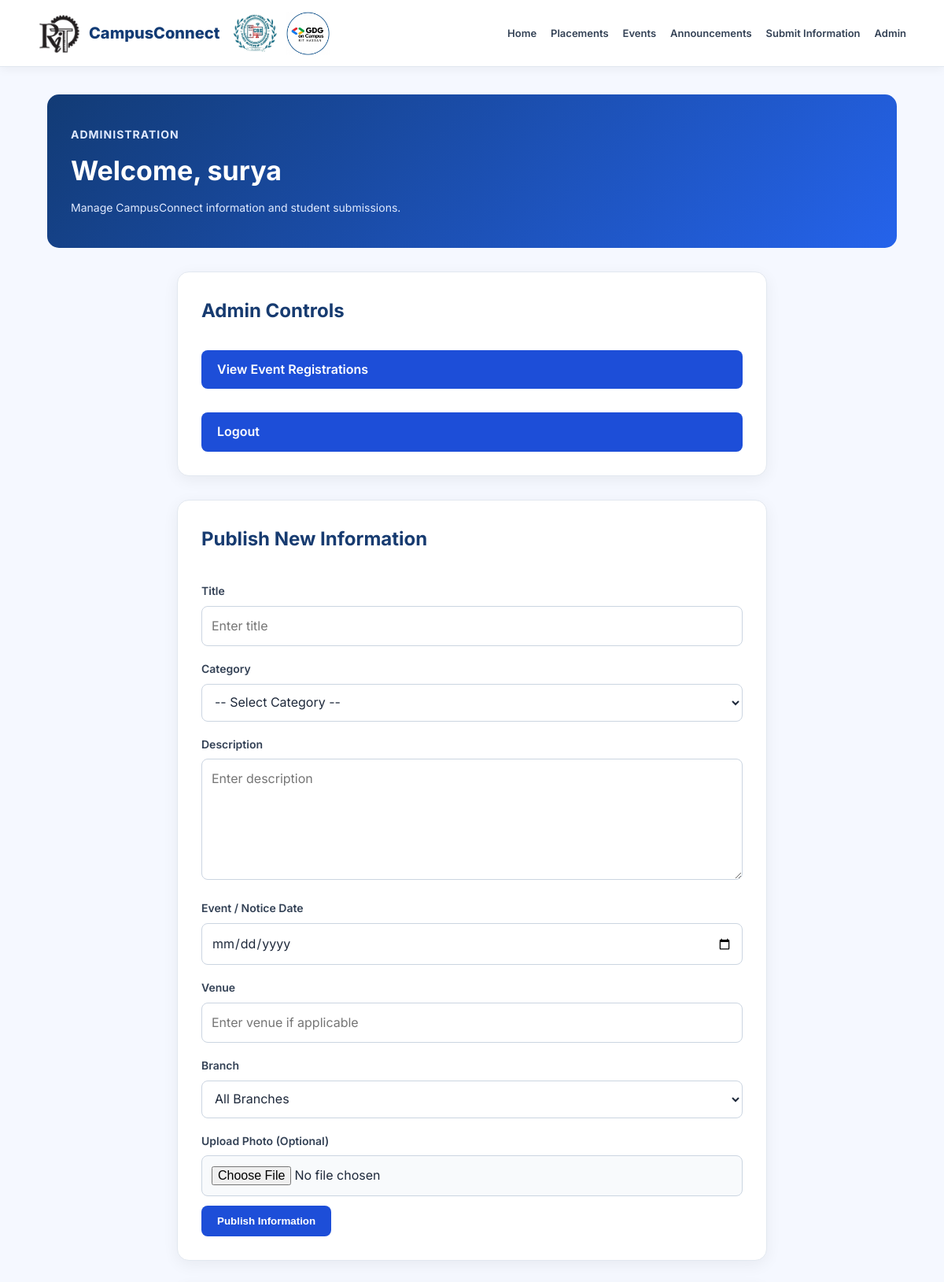
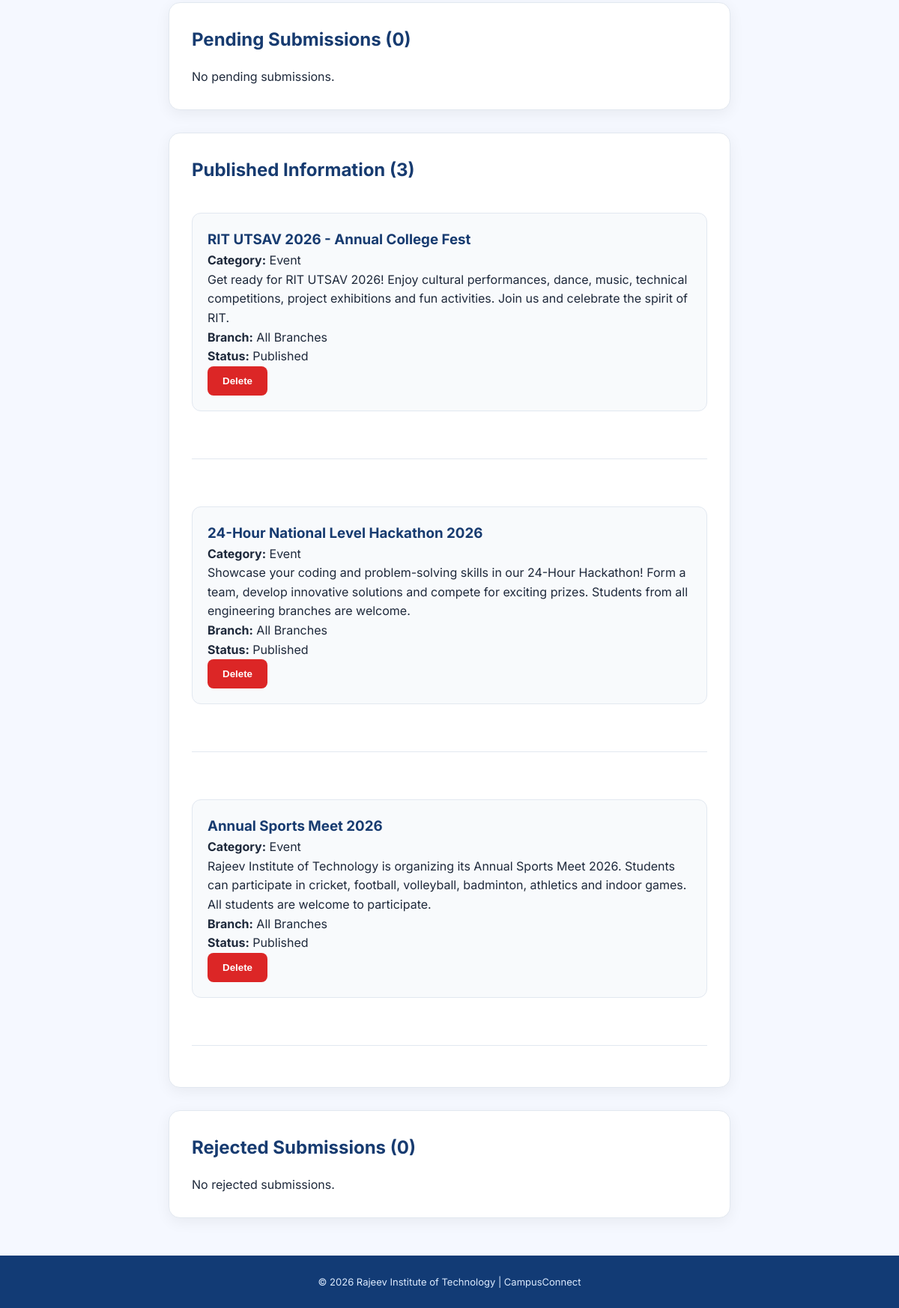
The page /admin (signed in) on the database its author committed (2 pictures, top to bottom).
### tables this page shows
CREATE TABLE posts (
                id INTEGER PRIMARY KEY AUTOINCREMENT,
                title TEXT NOT NULL,
                category TEXT NOT NULL,
                description TEXT NOT NULL,
                event_date TEXT,
                venue TEXT,
                created_by TEXT NOT NULL,
                status TEXT NOT NULL DEFAULT 'pending',
                created_at TIMESTAMP DEFAULT CURRENT_TIMESTAMP
            , branch TEXT DEFAULT 'All Branches', is_demo INTEGER DEFAULT 0, photo_filename TEXT);

### app.py (the view, shortened to what this page needs)
@app.route("/admin", methods=["GET", "POST"])
def admin():
    if not session.get("admin_id"):
        return render_template("admin.html", logged_in=False)
    with get_db() as conn:
        pending = conn.execute("""
            SELECT * FROM posts
            WHERE status='pending'
            ORDER BY id DESC
        """).fetchall()
        approved = conn.execute("""
            SELECT * FROM posts
            WHERE status='approved'
            ORDER BY id DESC
        """).fetchall()
        rejected = conn.execute("""
            SELECT * FROM posts
            WHERE status='rejected'
            ORDER BY id DESC
        """).fetchall()
    return render_template(
        "admin.html",
        logged_in=True,
        pending=pending,
        approved=approved,
        rejected=rejected,
        branches=BRANCHES,
        admin_username=session.get("admin_username")
    )

### app.py (called while the page is built)
def get_db():
    conn = sqlite3.connect(DB_PATH)
    conn.row_factory = sqlite3.Row
    return conn

### templates/admin.html (shortened to what this page needs)
{% extends "base.html" %}
{% block content %}
{% if not logged_in %}
<section class="page-header">
    <p class="eyebrow">CAMPUSCONNECT</p>
    <h1>Admin Login</h1>
    <p>Login to manage college events and announcements.</p>
</section>
<section class="form-card">
    <h2>Administrator Login</h2>
    <form method="POST">
        <input type="hidden" name="action" value="login">
        <label for="username">Username</label>
        <input type="text"
               id="username"
               name="username"
               placeholder="Enter admin username"
               required>
        <label for="password">Password</label>
        <input type="password"
               id="password"
               name="password"
               placeholder="Enter password"
               required>
        <button type="submit" class="btn-primary">
            Login
        </button>
    </form>
    <p style="margin-top:20px;">
        New administrator?
        <a href="{{ url_for('admin_register') }}">
            Register Admin Account
        </a>
    </p>
</section>
{% else %}
<section class="page-header">
    <p class="eyebrow">ADMINISTRATION</p>
    <h1>Welcome, {{ admin_username }}</h1>
    <p>Manage CampusConnect information and student submissions.</p>
</section>
<section class="form-card">
    <h2>Admin Controls</h2>
    <a href="{{ url_for('admin_registrations') }}"
       class="btn-primary">
        View Event Registrations
    </a>
    <a href="{{ url_for('logout') }}"
       class="btn-primary">
        Logout
    </a>
</section>
<section class="form-card">
    <h2>Publish New Information</h2>
    <form method="POST"
          action="{{ url_for('admin_add') }}"
          enctype="multipart/form-data">
        <label for="title">Title</label>
        <input type="text"
               id="title"
               name="title"
               placeholder="Enter title"
               required>
        <label for="category">Category</label>
        <select id="category" name="category" required>
            <option value="">-- Select Category --</option>
        </select>
        <label for="description">Description</label>
        <textarea id="description"
                  name="description"
                  rows="5"
                  placeholder="Enter description"
                  required></textarea>
        <label for="event_date">Event / Notice Date</label>
        <input type="date"
               id="event_date"
               name="event_date">
        <label for="venue">Venue</label>
        <input type="text"
               id="venue"
               name="venue"
               placeholder="Enter venue if applicable">
        <label for="branch">Branch</label>
        <select id="branch" name="branch" required>
            {% for branch in branches %}
            <option value="{{ branch }}">{{ branch }}</option>
            {% endfor %}
        </select>
        <label for="photo">Upload Photo (Optional)</label>
        <input type="file"
               id="photo"
               name="photo"
               accept=".png,.jpg,.jpeg,.gif,.webp">
        <button type="submit" class="btn-primary">
            Publish Information
        </button>
    </form>
</section>
<section class="form-card">
    <h2>Pending Submissions ({{ pending|length }})</h2>
    {% if pending %}
        {% for post in pending %}
        <div class="registration-card">
            <h3>{{ post["title"] }}</h3>
            <p><strong>Category:</strong> {{ post["category"] }}</p>
            <p><strong>Description:</strong>
                {{ post["description"] }}
            </p>
            <p><strong>Date:</strong>
                {{ post["event_date"] or "Not specified" }}
            </p>
            <p><strong>Venue:</strong>
                {{ post["venue"] or "Not specified" }}
            </p>
            <p><strong>Branch:</strong> {{ post["branch"] }}</p>
            <p><strong>Submitted By:</strong>
                {{ post["created_by"] }}
            </p>
            {% if post["photo_filename"] %}
            <img
                src="{{ url_for('static', filename='uploads/' + post['photo_filename']) }}"
                alt="Submission photo"
                style="width:100%;max-width:300px;border-radius:10px;">
            {% endif %}
            <div class="admin-actions">
                <form method="POST"
                      action="{{ url_for('update_post', post_id=post['id'], action='approve') }}">
                    <button type="submit" class="btn-primary">
                        Approve
                    </button>
                </form>
                <form method="POST"
                      action="{{ url_for('update_post', post_id=post['id'], action='reject') }}">
                    <button type="submit" class="btn-danger">
                        Reject
                    </button>
                </form>
            </div>
        </div>
        {% endfor %}
    {% else %}
        <p>No pending submissions.</p>
    {% endif %}
</section>
<section class="form-card">
    <h2>Published Information ({{ approved|length }})</h2>
    {% if approved %}
        {% for post in approved %}
        <div class="registration-card">
            <h3>{{ post["title"] }}</h3>
            <p><strong>Category:</strong> {{ post["category"] }}</p>
            <p>{{ post["description"] }}</p>
            <p><strong>Branch:</strong> {{ post["branch"] }}</p>
            <p><strong>Status:</strong> Published</p>
            <form method="POST"
                  action="{{ url_for('update_post', post_id=post['id'], action='delete') }}"
                  onsubmit="return confirm('Are you sure you want to delete this post?');">
                <button type="submit" class="btn-danger">
                    Delete
                </button>
            </form>
        </div>
        <hr>
        {% endfor %}
    {% else %}
        <p>No published information available.</p>
    {% endif %}
</section>
<section class="form-card">
    <h2>Rejected Submissions ({{ rejected|length }})</h2>
    {% if rejected %}
        {% for post in rejected %}
        <div class="registration-card">
            <h3>{{ post["title"] }}</h3>
            <p><strong>Category:</strong> {{ post["category"] }}</p>
            <p><strong>Submitted By:</strong> {{ post["created_by"] }}</p>
            <p><strong>Status:</strong> Rejected</p>
            <form method="POST"
                  action="{{ url_for('update_post', post_id=post['id'], action='delete') }}"
                  onsubmit="return confirm('Delete this submission permanently?');">
                <button type="submit" class="btn-danger">
                    Delete
                </button>
            </form>
        </div>
        {% endfor %}
    {% else %}
        <p>No rejected submissions.</p>
    {% endif %}
</section>
{% endif %}
{% endblock %}

### static/css/style.css (style rules this page uses)
* { margin: 0; padding: 0; box-sizing: border-box; }
body { font-family: 'Inter', sans-serif; background: #f5f8ff; color: #1e293b; line-height: 1.6; }
a { text-decoration: none; color: inherit; }
section { margin-bottom: 35px; }
.page-header { background: linear-gradient(135deg, #123b75, #2563eb); color: white; padding: 40px 30px; border-radius: 15px; margin-bottom: 30px; }
.page-header h1 { font-size: 34px; margin: 8px 0; }
.page-header p { color: #e0eaff; font-size: 14px; }
.eyebrow { font-size: 12px; font-weight: 700; letter-spacing: 2px; }
.btn-danger { background: #dc2626; color: white; }
.form-card { background: white; padding: 30px; border-radius: 15px; border: 1px solid #e2e8f0; box-shadow: 0 5px 20px rgba(0,0,0,0.04); display: flex; flex-direction: column; gap: 18px; }
.form-card label { display: flex; flex-direction: column; gap: 8px; font-size: 14px; font-weight: 600; color: #334155; }
input, select, textarea { width: 100%; padding: 12px 14px; border: 1px solid #cbd5e1; border-radius: 8px; font-family: inherit; font-size: 14px; background: white; color: #1e293b; }
textarea { resize: vertical; }
input[type="file"] { background: #f8fafc; }
.event-category, .eyebrow { color: #2563eb; font-weight: bold; letter-spacing: 1px; }
.btn-primary { display: inline-block; padding: 12px 20px; margin-top: 12px; background: #1d4ed8; color: white; text-decoration: none; border: none; border-radius: 8px; cursor: pointer; font-weight: 600; }
.form-card { max-width: 750px; margin: 30px auto; padding: 30px; background: white; border-radius: 15px; border: 1px solid #e2e8f0; box-shadow: 0 5px 20px rgba(0,0,0,0.06); }
.form-card label { display: block; margin-top: 18px; margin-bottom: 7px; font-weight: 600; }
.form-card input:not([type="radio"]), .form-card select, .form-card textarea { width: 100%; padding: 12px; border: 1px solid #cbd5e1; border-radius: 8px; box-sizing: border-box; font: inherit; }
.form-card hr { border: none; border-top: 1px solid #e2e8f0; margin: 25px 0; }
.form-card h2 { color: #173b70; }
.registration-card { padding: 20px; background: #f8fafc; border: 1px solid #e2e8f0; border-radius: 12px; margin: 20px 0; overflow-wrap: anywhere; }
.btn-danger { display: inline-block; padding: 12px 20px; background: #dc2626; color: white; border: none; border-radius: 8px; cursor: pointer; font-weight: 600; }
.registration-card h3 { color: #173b70; }

### rows shown on the page
posts: title "RIT UTSAV 2026 - Annual College Fest", category "Event", description "Get ready for RIT UTSAV 2026! Enjoy cultural performances, dance, music, technical competitions, project exhibitions and fun activities. Join us and celebrate the spirit of RIT.", branch "All Branches"
posts: title "24-Hour National Level Hackathon 2026", category "Event", description "Showcase your coding and problem-solving skills in our 24-Hour Hackathon! Form a team, develop innovative solutions and compete for exciting prizes. Students from all engineering branches are welcome.", branch "All Branches"
posts: title "Annual Sports Meet 2026", category "Event", description "Rajeev Institute of Technology is organizing its Annual Sports Meet 2026. Students can participate in cricket, football, volleyball, badminton, athletics and indoor games. All students are welcome to participate.", branch "All Branches"

### other values the page prints
{{ admin_username }} "surya"
{{ pending|length }} "0"
{{ approved|length }} "3"
{{ rejected|length }} "0"
form field branch "All Branches"
